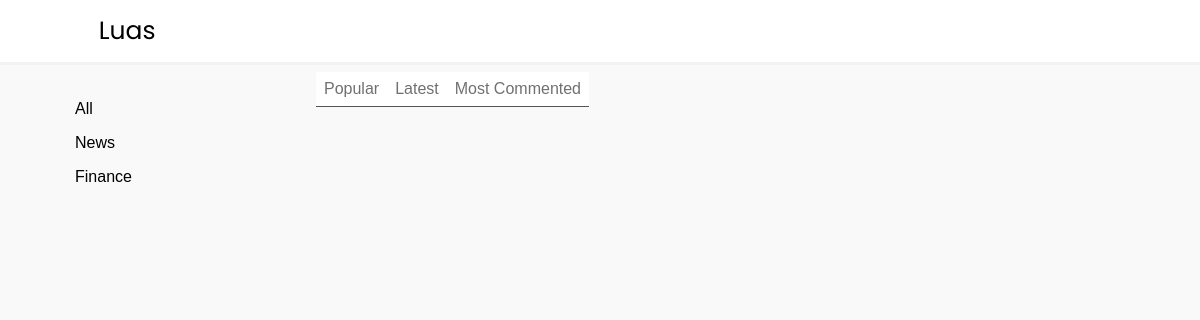
Before: /finance/latest with the older database file.
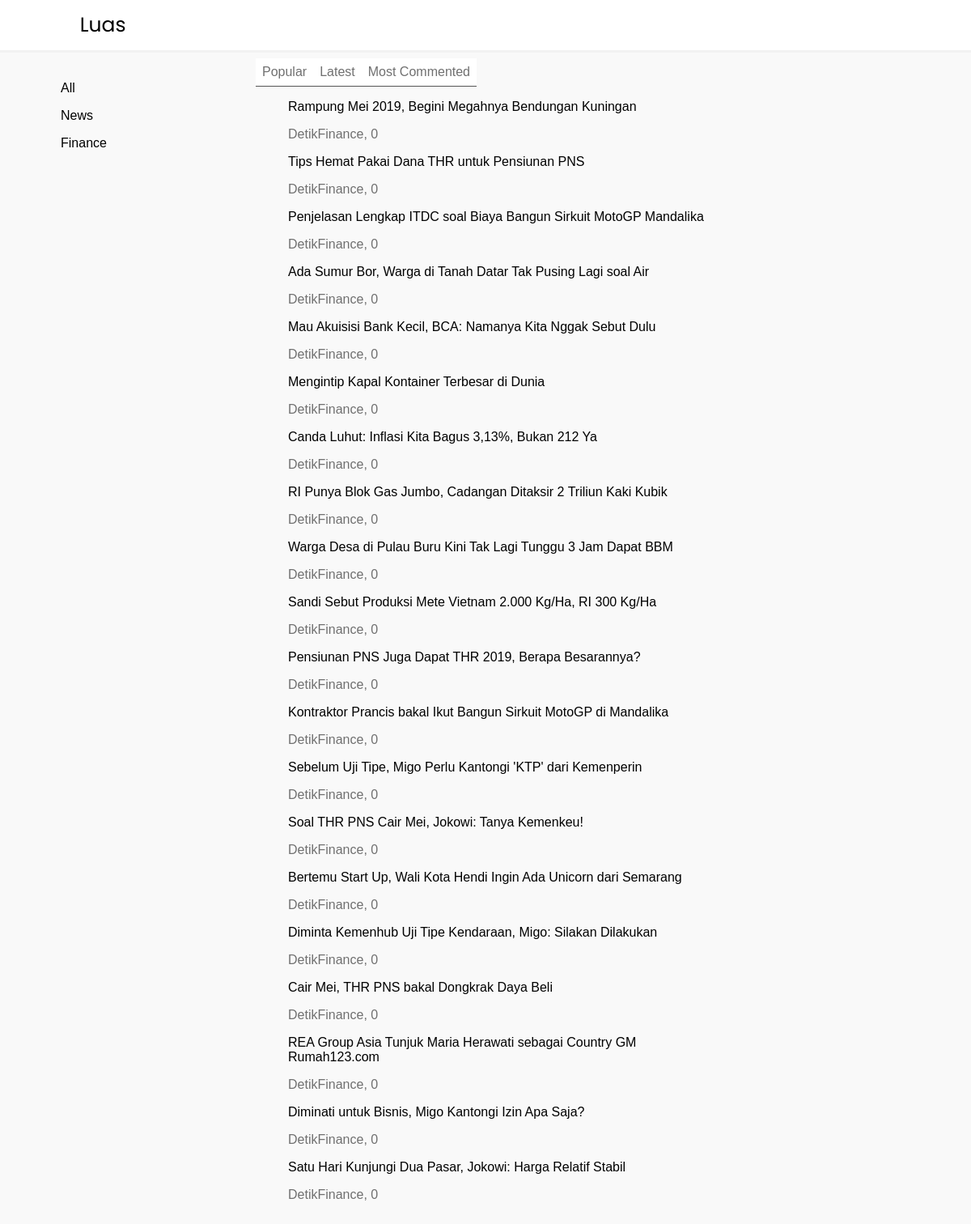
After: the same page with the newer database file.
### mainfeed/models.py (models this page shows, shortened)
class Headline(models.Model):
    title = models.CharField(max_length=130)
    url = models.URLField()
    created_at = models.DateTimeField(default=timezone.now)
    source = models.CharField(max_length=80)
    slug = models.SlugField(max_length=200)
    hit = models.IntegerField(default=0)
    genre = models.CharField(max_length=80, blank=True)

### mainfeed/views.py (the view)
# urls.py: path('finance/latest', views.FinanceFeedLatest.as_view(), name='finance-feed-latest'),
class FinanceFeedLatest(ListView):
        model = Headline
        context_object_name = 'headlines'
        template_name = 'mainfeed/finance.html'
        ordering = ['-created_at']

### mainfeed/templates/mainfeed/finance.html
{% extends 'mainfeed/base.html' %}
{% load staticfiles %}
{% block styles %}
<link rel="stylesheet" href="{% static 'mainfeed/home.css' %}">
{% endblock %}
{% block content %}
<body>
    <ul id="top-filter">
            <li><a href="{% url 'finance-feed-popular' %}">Popular</a></li>
            <li><a href="{% url 'finance-feed-latest' %}">Latest</a></li>
            <li><a href="#">Most Commented</a></li>
    </ul>
    {% for headline in headlines %}
    {% if headline.genre == "Finance" %}
    <ol>
        <a target="_blank" href="{% url 'detail' headline.slug %}">{{headline.title}}</a>
        <p>{{headline.source}}, {{ headline.hit }}</p>
    </ol>
    {% endif %}
    {% endfor %}
</body>
{% endblock %}

Changed rows visible on the page:
added Headline: title "Rampung Mei 2019, Begini Megahnya Bendungan Kuningan", source "DetikFinance", hit "0"
added Headline: title "Tips Hemat Pakai Dana THR untuk Pensiunan PNS", source "DetikFinance", hit "0"
added Headline: title "Penjelasan Lengkap ITDC soal Biaya Bangun Sirkuit MotoGP Mandalika", source "DetikFinance", hit "0"
added Headline: title "Ada Sumur Bor, Warga di Tanah Datar Tak Pusing Lagi soal Air", source "DetikFinance", hit "0"
added Headline: title "Mau Akuisisi Bank Kecil, BCA: Namanya Kita Nggak Sebut Dulu", source "DetikFinance", hit "0"
added Headline: title "Mengintip Kapal Kontainer Terbesar di Dunia", source "DetikFinance", hit "0"
added Headline: title "Canda Luhut: Inflasi Kita Bagus 3,13%, Bukan 212 Ya", source "DetikFinance", hit "0"
added Headline: title "RI Punya Blok Gas Jumbo, Cadangan Ditaksir 2 Triliun Kaki Kubik", source "DetikFinance", hit "0"
added Headline: title "Warga Desa di Pulau Buru Kini Tak Lagi Tunggu 3 Jam Dapat BBM", source "DetikFinance", hit "0"
added Headline: title "Sandi Sebut Produksi Mete Vietnam 2.000 Kg/Ha, RI 300 Kg/Ha", source "DetikFinance", hit "0"
added Headline: title "Pensiunan PNS Juga Dapat THR 2019, Berapa Besarannya?", source "DetikFinance", hit "0"
added Headline: title "Kontraktor Prancis bakal Ikut Bangun Sirkuit MotoGP di Mandalika", source "DetikFinance", hit "0"
added Headline: title "Sebelum Uji Tipe, Migo Perlu Kantongi 'KTP' dari Kemenperin", source "DetikFinance", hit "0"
added Headline: title "Soal THR PNS Cair Mei, Jokowi: Tanya Kemenkeu!", source "DetikFinance", hit "0"
added Headline: title "Bertemu Start Up, Wali Kota Hendi Ingin Ada Unicorn dari Semarang", source "DetikFinance", hit "0"
added Headline: title "Diminta Kemenhub Uji Tipe Kendaraan, Migo: Silakan Dilakukan", source "DetikFinance", hit "0"
added Headline: title "Cair Mei, THR PNS bakal Dongkrak Daya Beli", source "DetikFinance", hit "0"
added Headline: title "REA Group Asia Tunjuk Maria Herawati sebagai Country GM Rumah123.com", source "DetikFinance", hit "0"
added Headline: title "Diminati untuk Bisnis, Migo Kantongi Izin Apa Saja?", source "DetikFinance", hit "0"
added Headline: title "Satu Hari Kunjungi Dua Pasar, Jokowi: Harga Relatif Stabil", source "DetikFinance", hit "0"
